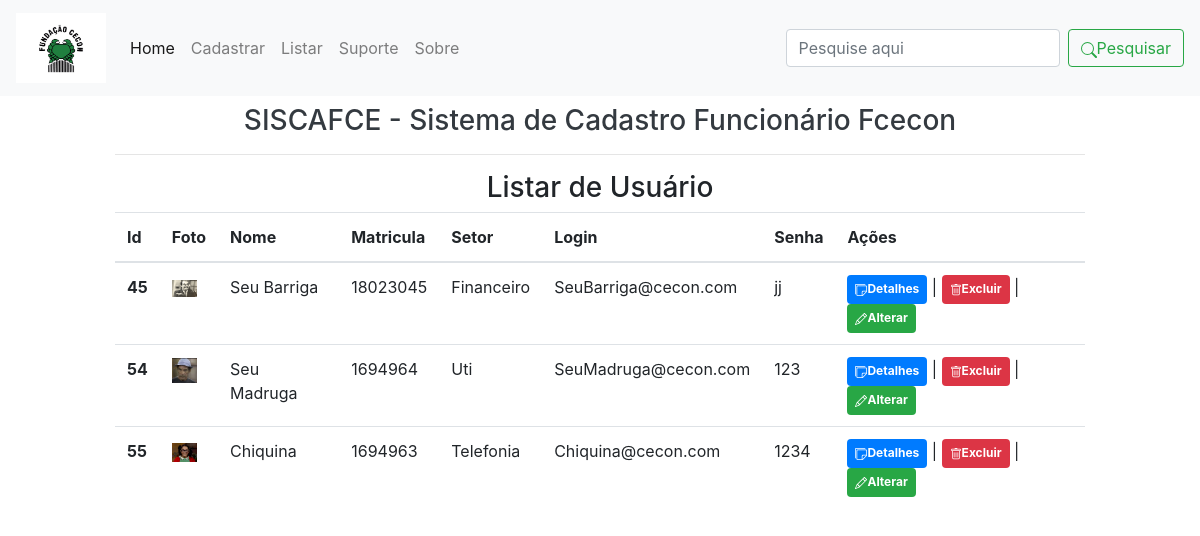
Page /list.php on the committed database.
### tables this page shows
CREATE TABLE `usuario` (
  `id` int(11) NOT NULL,
  `name` varchar(50) NOT NULL,
  `idade` int(11) NOT NULL,
  `matricula` varchar(50) NOT NULL,
  `setor` varchar(50) NOT NULL,
  `login` varchar(50) NOT NULL,
  `senha` varchar(50) NOT NULL,
  `photo` varchar(255) NOT NULL
);

### list.php (the view, shortened to what this page needs)
<?php
  include 'action2.php';
?>
<!DOCTYPE html>
<html lang="pt-br">
<head>
<link rel="stylesheet" href="css/bootstrap.min.css">
<link href="../assets/css/bootstrap.css" rel="stylesheet">
</head>
<body>
<nav class="navbar navbar-expand-lg navbar-light bg-light">
  <a class="navbar-brand" href="#" >
  <img width="90px" height="70px" src="imagens/cecon-logo.jpg"/>
  </a>
  <div class="collapse navbar-collapse" id="navbarSupportedContent">
    <ul class="navbar-nav mr-auto">
      <li class="nav-item active">
        <a class="nav-link" href="/cecon/index.php">Home<span class="sr-only">(current)</span></a>
      </li>
      <li class="nav-item">
        <a class="nav-link" href="/cecon/register.php">Cadastrar</a>
      </li>
      <li class="nav-item">
        <a class="nav-link" href="/cecon/list.php">Listar</a>
      </li>
      <li class="nav-item">
        <a class="nav-link" href="#">Suporte</a>
      </li>
      <li class="nav-item">
        <a class="nav-link" href="#">Sobre</a>
      </li>
     </ul>
     <form class="form-inline" method="POST" action="list.php">
      <input name="pesquisar" class="form-control mr-sm-2" type="search" placeholder="Pesquise aqui " aria-label="Search">
      <button name="pesq" class="btn btn-outline-success my-2 my-sm-0" type="submit">Pesquisar</button>
</form>
  </div>
</nav>
<div class="container-fluid">
<div class="row justify-content-center">
<div class="col-md-10">
<h3 class="text-center text-dark mt-2">SISCAFCE - Sistema de Cadastro Funcionário Fcecon</h3>
<hr>
<div class="">
<?php
$query = 'SELECT * FROM usuario';
$stmt = $conn->prepare($query);
$stmt->execute();
$result = $stmt->get_result();
?>
<h3 class="text-center ">Listar de Usuário</h3>
<table class="table table-hover" id="data-table">
    <thead>
    <tr>
        <th scope="col" >Id</th>
        <th scope="col">Foto</th>
        <th scope="col">Nome</th>
        <th scope="col">Matricula</th>
        <th scope="col">Setor</th>
        <th scope="col">Login</th>
        <th scope="col">Senha</th>
        <th scope="col">Ações</th>
</tr>
    </thead>
    <tbody>
<?php
while ($row = $result->fetch_assoc()) {
?>
    <tr>
      <th scope="row"><?= $row['id']?></th>
      <td><img src="<?= $row['photo']; ?>" width="25"></td>
      <td><?= $row['name']?></td>
      <td><?= $row['matricula']?></td>
      <td><?= $row['setor']?></td>
      <td><?= $row['login']?></td>
      <td><?= $row['senha']?></td>
            <td>
       <a href="details.php?details=<?= $row['id']; ?>" class="badge badge-primary  p-2">Detalhes</a> |
       <a href="action2.php?delete=<?= $row['id']; ?>" class="badge badge-danger p-2" onclick="return confirm('Voce deseja deletar esse usuario ??');" >Excluir</a> |
       <a href="register.php?edit=<?= $row['id']; ?>" class="badge badge-success p-2">Alterar</a>
      </td>
   <?php } ?>
</table>
</div>
</body>
</html>

### rows in the picture
usuario: id "45", photo (picture), name "Seu Barriga", matricula "18023045", setor "Financeiro", login "SeuBarriga@cecon.com", senha "jj"
usuario: id "54", photo (picture), name "Seu Madruga", matricula "1694964", setor "Uti", login "SeuMadruga@cecon.com", senha "123"
usuario: id "55", photo (picture), name "Chiquina", matricula "1694963", setor "Telefonia", login "Chiquina@cecon.com", senha "1234"
